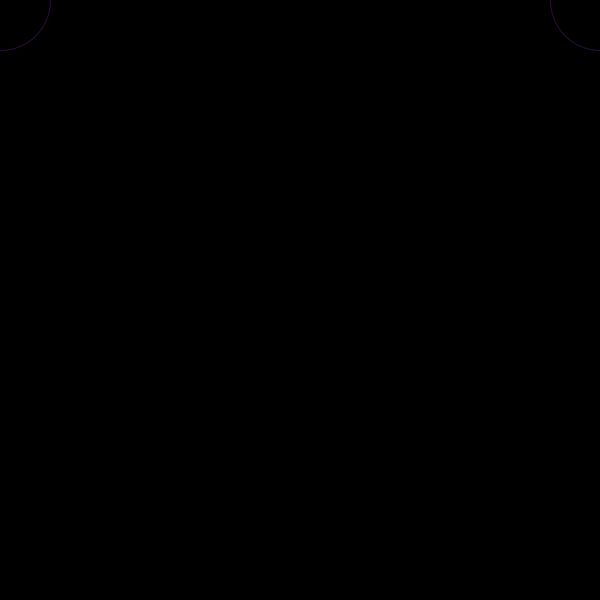
Frame 1 (no input)
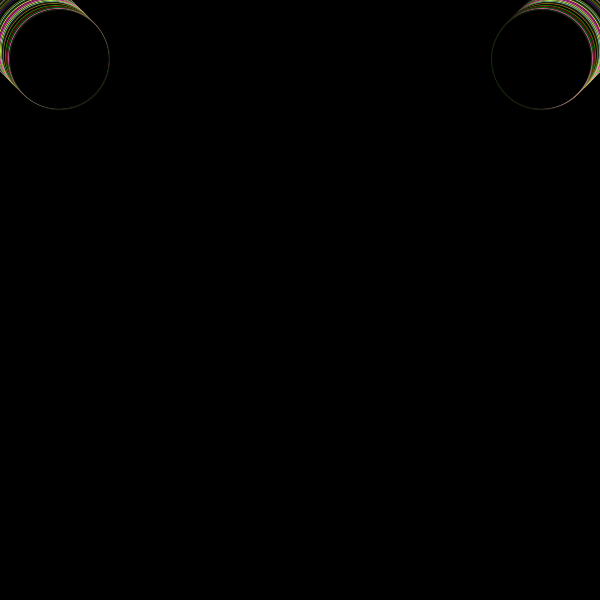
Frame 60 (the mouse pressed at the canvas centre just before this capture)
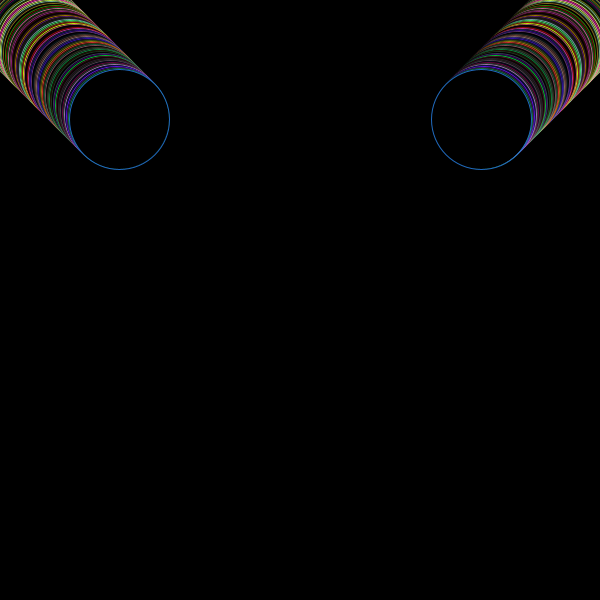
Frame 120 (the mouse held since frame 60 and released just before this capture)

The Processing sketch that drew these frames (run headless with seeded random() and noise(); from frame 60 on, the mouse is pressed at the canvas centre):

// Processing sketch: processing_109711
// ── processing_109711.pde

// HUI Wang Chuen 53077809
// 2013/2014 sem A
// SM2706 CMS 3
// Coding for interactivity
// Assignment 1
// Instructor: Dr. Miu-Ling LAM 

// Citation:
// Coding example for reference : wk2_execrise_01_2 , http://processing.org/reference/keyPressed_.html
// Coding example for reference : Daniel Shiffman, "Learning Processing" (California :Morgan Kaufmann Pub,1998),pp.85
// Coding example for reference : http://processing.org/reference/mousePressed_.html

float a,b,colorR, colorG, colorB, alpha;  // to set the value of these variables are not fixed.

int x,y = 0; // to set those integral value.
int z = 600;
int w = 0;




void setup () // to set the size of windows, colour of background, smoothness of stroke produced in this sketch and the speed of draw function.
{size (600,600) ; 
 background (0) ; 
 smooth();
 frameRate(20);


}
 
void draw () 
{
  colorR = random (255);   // to use random function in order to show up different colour under random selction in each frame.
  colorG = random (255);   // RGB mode
  colorB = random (255);
  alpha = random (255);

  

  stroke (colorR, colorG, colorB, alpha) ;   // line of the shaple
  fill (0); // color field of the shape
  ellipse (x,y,100,100);  // x,y as variables, which have set in the global part
   // if/else condition - on the viusal part,
   // I want the centre of ellipse to move into opposing direction after fully interacting
   // with another ellipse, therefore I set up the following condition:
   // first, the left circle keeps moving in a southeastern direction while satisfying the if-clause condition,
   // x+1 and y+1 means it will plus 1 in X and Y-coordinate each frame.
   // However, when the centre go to (300,300), it cannot keep moving in the same direction.
 
    
   if (x <= width /2 && y <= height /2) 
   {x = x+1  ;
    y = y+1  ; }  
    
   // Inversely, it start moving in southwestern direction.
   // x+1 and y+1 means the X-coordinate will decrease in 1 and Y-coordinate will increase in 1 each frame.
  
   else 
   {x = x-1  ;
    y = y+1  ; }

// The below part is a opposing logic of the above.

  stroke (colorR, colorG, colorB, alpha) ;
  fill (0);
  ellipse (z,w,100,100);
   if (z >= width /2 && w >= height /2)
   {z = z+1  ;
    w = w+1  ; }
   else 
    {z = z-1  ;
     w = w+1  ; }
     
     
     
   if (keyPressed == true) 
 // press key to do a special effect that erase the ellipse record, but the keypressed functon will execute
 // with the above function together, so we may see, even we release the key, the ellipse keep moving accordig to its rule. 
     {rect (0,0,700,700);
     fill (0);} 
       
        }
     
     

     

void mousePressed()

// this part actually has no much logical and rational concept and it is just an experimental try that 
// how to create aesthetics throughout different mouseReleased function
// Notice: as the keyPressed functon is belong to draw function so the ellipse and mousePressed live together,
// However, keyPressed function will totally erased the record of the below function as they are completely independent.
{
  fill (colorR, colorG, colorB, alpha) ;
  stroke (colorR, colorG, colorB, alpha) ;
  line (mouseX,300,150,mouseY );
  
  fill (colorR, colorG, colorB, alpha) ;
  stroke (colorR, colorG, colorB, alpha) ;
  line (300,mouseX,mouseX,150 );
  
  fill (colorR, colorG, colorB, alpha) ;
  stroke (colorR, colorG, colorB, alpha) ;
  line (mouseX,mouseY,150,150 );
  
  fill (colorR, colorG, colorB, alpha) ;
  stroke (colorR, colorG, colorB, alpha) ;
  line (300,300,mouseY,mouseY );
  }
